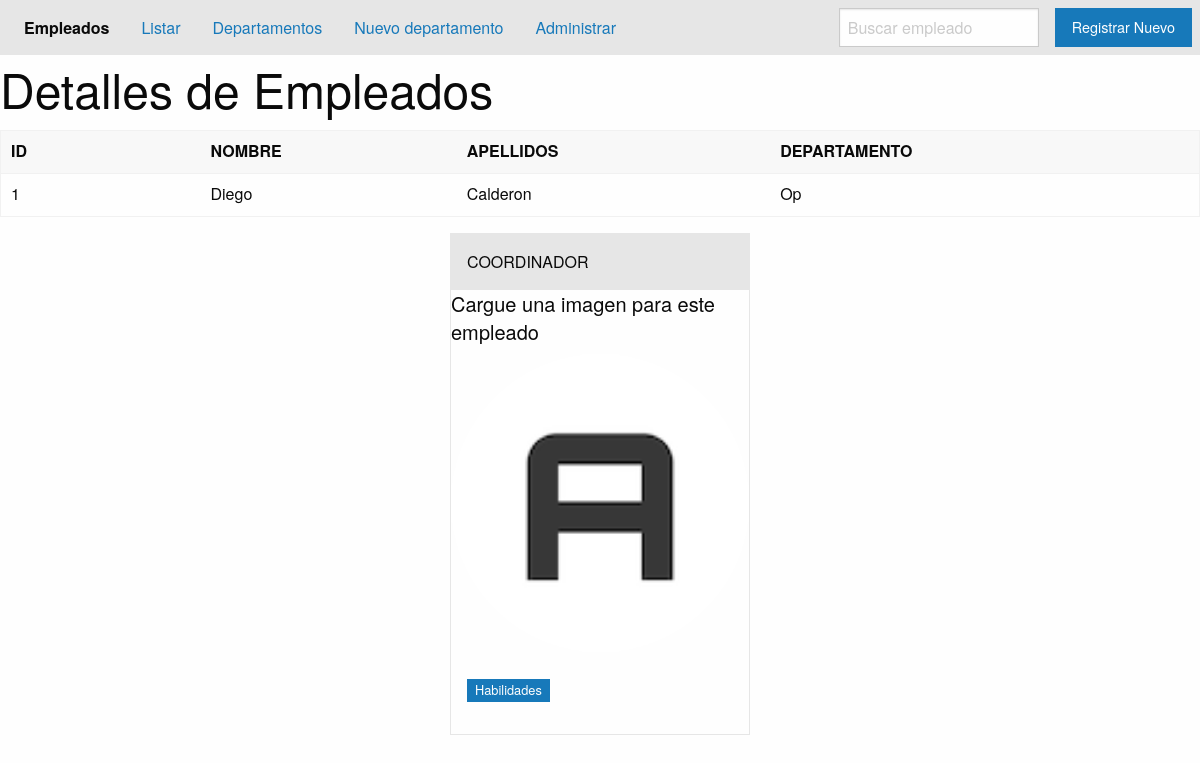
Page /ver-empleados/1/ on the committed database.
### applications/empleados/models.py (models this page shows, shortened)
class Empleado(models.Model):
    JOB_CHOICES = (
        ('O', 'GERENTE'),
        ('1', 'COORDINADOR'),
        ('2', 'AUX ADMINISTRATIVO'),
        ('3', 'AUX SOPORTE'),
        ('4', 'AUX OPERATIVO'),
        ('5', 'CONDUCTOR'),
        ('6', 'SUPERVISOR'),
        ('7', 'SERVICIOS GENERALES'),
    )
    first_name = models.CharField('Nombres', max_length=50)
    last_name = models.CharField('Apellido', max_length=50)
    full_name = models.CharField(
        'Nombre completos',
        max_length=120,
        blank=True
    )
    job = models.CharField('Trabajo', max_length=50, choices=JOB_CHOICES)
    departamento = models.ForeignKey(Departamento, on_delete=models.CASCADE)
    avatar = models.ImageField(upload_to='empleado', blank=True, null=True)
    habilidades = models.ManyToManyField(Habilidades)
    hoja_vida = RichTextField()
    class Meta:
        verbose_name = 'Mis empleados'
        verbose_name_plural = 'Empleados de la empresa'
        ordering = ['id']
        unique_together = ('first_name', 'last_name')  # que no se repita

### applications/departamentos/models.py (models this page shows, shortened)
class Departamento(models.Model):
    name = models.CharField('Nombre', max_length=50)
    short_name = models.CharField('Nombre Corto', max_length=20, unique=True)
    anulate = models.BooleanField('Anulado', default=False)
    class Meta:
        verbose_name = 'Mi Departamento'
        verbose_name_plural = 'Areas de la empresa'
        ordering = ['id']
        unique_together = ('name', 'short_name') #que no se repita

### applications/empleados/views.py (the view)
class empleadoDetailView(DetailView):
    model = Empleado
    template_name = "empleados/detail_empleados.html"
    def get_context_data(self, **kwargs):
        context = super(empleadoDetailView, self).get_context_data(**kwargs)
        context['titulo'] = 'Empleado del mes'
        return context

### templates/empleados/detail_empleados.html (shortened to what this page needs)
{% extends 'base.html' %}
{% load static %}
{% block body %}
{% include 'includes/header.html' %}
<h1 class="cell">Detalles de Empleados</h1>
<div class="cell">
  <table>
    <thead>
      <tr>
        <th width="200">ID</th>
        <th>NOMBRE</th>
        <th>APELLIDOS</th>
        <th>DEPARTAMENTO</th>
      </tr>
    </thead>
    <tbody>
      <tr>
        <td>{{empleado.id}}</td>
        <td>{{empleado.first_name}}</td>
        <td>{{empleado.last_name}}</td>
        <td>{{empleado.departamento.short_name}}</td>
      </tr>
    </tbody>
  </table>
</div>
<div class="grid-container">
    <div class="grid-x grid-margin-x align-center">
      <div class="card cell large-4 " style="width: 300px;">
        <div class="card-divider">
          {{ empleado.get_job_display }}
       </div>
      {% if empleado.avatar %}
        <img src="{{ empleado.avatar.url }}">
      {% else %}
        <h5>Cargue una imagen para este empleado</h5>
        <img src="{% static 'img/AdminLTELogo.png' %}" alt="">
      {% endif %}
      <div class="card-section">
        <p> <span class="label"> Habilidades</span></p>
      </div>
    </div>
  </div>
</div>
{% endblock body %}

### rows in the picture
Empleado: id "1", first_name "Diego", last_name "Calderon", departamento.short_name "Op", job "COORDINADOR"
